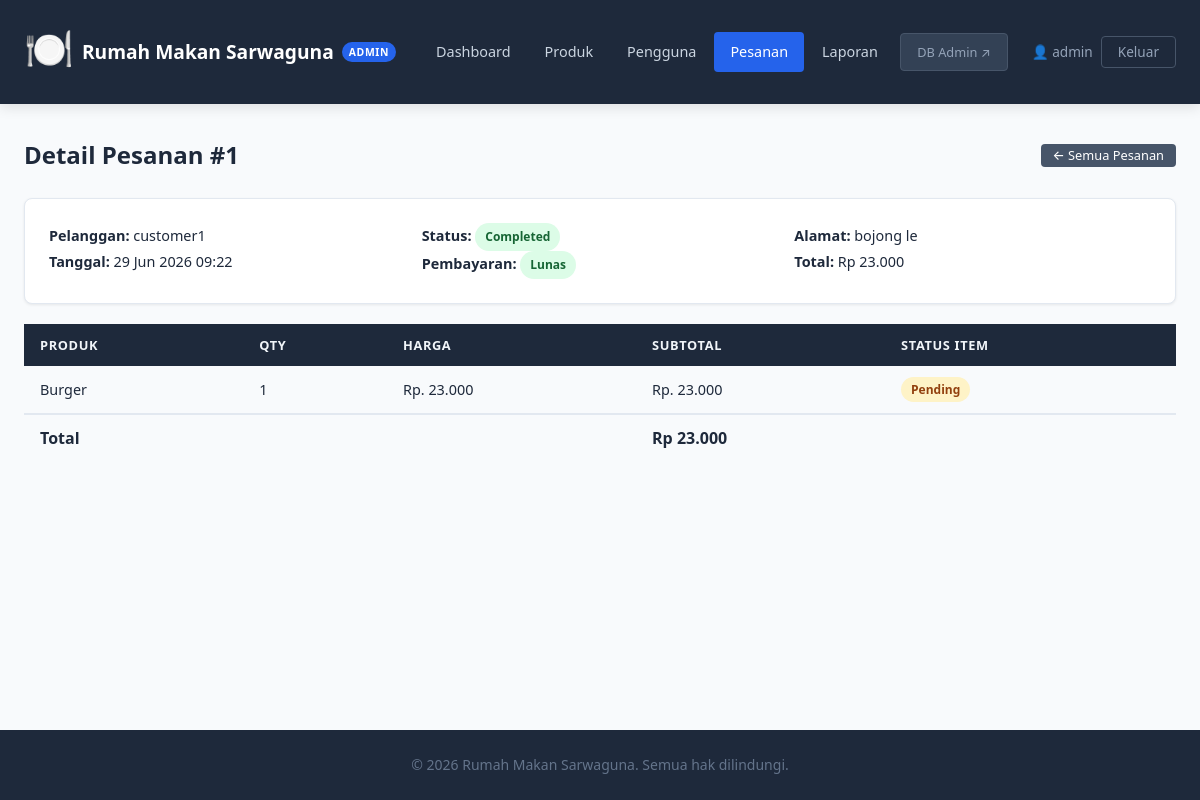
Page /account/orders-admin.php?view=1 (signed in) on the committed database.
### tables this page shows
CREATE TABLE `users` (
  `id` int(11) NOT NULL,
  `role` enum('customer','admin') NOT NULL DEFAULT 'customer',
  `name` varchar(100) NOT NULL,
  `username` varchar(50) NOT NULL,
  `password` varchar(255) NOT NULL,
  `email` varchar(100) DEFAULT NULL,
  `address` text DEFAULT NULL,
  `phone` varchar(20) NOT NULL,
  `verified` tinyint(1) NOT NULL DEFAULT 0,
  `deleted` tinyint(1) NOT NULL DEFAULT 0,
  `created_at` timestamp NOT NULL DEFAULT current_timestamp()
);

CREATE TABLE `orders` (
  `id` int(11) NOT NULL,
  `customer_id` int(11) NOT NULL,
  `order_date` datetime NOT NULL DEFAULT current_timestamp(),
  `status` enum('pending','completed') NOT NULL DEFAULT 'pending',
  `total_amount` decimal(10,2) NOT NULL,
  `shipping_address` text NOT NULL,
  `payment_method` enum('bank_transfer','cash','e_wallet') NOT NULL DEFAULT 'cash',
  `payment_status` enum('unpaid','paid','failed') NOT NULL DEFAULT 'unpaid',
  `deleted` tinyint(1) NOT NULL DEFAULT 0
);

CREATE TABLE `order_items` (
  `id` int(11) NOT NULL,
  `order_id` int(11) NOT NULL,
  `product_id` int(11) NOT NULL,
  `quantity` int(11) NOT NULL,
  `price` decimal(10,2) NOT NULL,
  `status` enum('pending','processing','completed','cancelled') NOT NULL DEFAULT 'pending'
);

CREATE TABLE `products` (
  `id` int(11) NOT NULL,
  `category_id` int(11) NOT NULL,
  `name` varchar(100) NOT NULL,
  `description` text DEFAULT NULL,
  `price` decimal(10,2) NOT NULL,
  `stock` int(11) NOT NULL DEFAULT 0,
  `image` longblob DEFAULT NULL,
  `deleted` tinyint(1) NOT NULL DEFAULT 0,
  `created_at` timestamp NOT NULL DEFAULT current_timestamp()
);

### account/includes/config.php (called while the page is built, shortened)
<?php
function getDB() {
    static $conn = null;
    if ($conn === null) {
        $conn = new mysqli(DB_HOST, DB_USER, DB_PASS, DB_NAME);
        $conn->set_charset('utf8mb4');
    }
    return $conn;
}
function getCurrentUser() {
    $conn = getDB();
    $stmt = $conn->prepare("SELECT * FROM users WHERE id = ? AND deleted = 0");
    $stmt->bind_param("i", $_SESSION['user_id']);
    $stmt->execute();
    return $stmt->get_result()->fetch_assoc();
}

### account/includes/functions.php (called while the page is built, shortened)
<?php
require_once 'config.php';
function getOrder($id) {
    $conn = getDB();
    $stmt = $conn->prepare("SELECT o.*, u.name as customer_name, u.email, u.phone
                            FROM orders o
                            JOIN users u ON o.customer_id = u.id
                            WHERE o.id = ? AND o.deleted = 0");
    $stmt->bind_param("i", $id);
    $stmt->execute();
    return $stmt->get_result()->fetch_assoc();
}
function getOrderItems($order_id) {
    $conn = getDB();
    $stmt = $conn->prepare("SELECT oi.*, p.name, p.image
                            FROM order_items oi
                            JOIN products p ON oi.product_id = p.id
                            WHERE oi.order_id = ?");
    $stmt->bind_param("i", $order_id);
    $stmt->execute();
    return $stmt->get_result()->fetch_all(MYSQLI_ASSOC);
}
?>

### account/orders-admin.php (the view, shortened to what this page needs)
<?php
require_once 'includes/config.php';
require_once 'includes/functions.php';
$user   = getCurrentUser();
$view_id = isset($_GET['view']) ? (int)$_GET['view'] : 0;
$view_order       = null;
$view_order_items = [];
if ($view_id) {
    $view_order       = getOrder($view_id);
    $view_order_items = $view_order ? getOrderItems($view_id) : [];
}
?>
<!DOCTYPE html>
<html lang="id">
<head>
    <link rel="stylesheet" href="../assets/css/style.css">
</head>
<body>
<?php include 'includes/nav_admin.php'; ?>
<main>
    <section class="section">
        <div class="container">
            <?php if ($view_order): ?>
                <div class="page-header">
                    <h2>Detail Pesanan #<?= $view_id ?></h2>
                    <a href="orders-admin.php" class="btn btn-secondary btn-sm">← Semua Pesanan</a>
                </div>
                <div class="card" style="margin-bottom:20px">
                    <div class="order-info-grid">
                        <div>
                            <p><strong>Pelanggan:</strong> <?= htmlspecialchars($view_order['customer_name']) ?></p>
                            <p><strong>Tanggal:</strong> <?= date('d M Y H:i', strtotime($view_order['order_date'])) ?></p>
                        </div>
                        <div>
                            <p><strong>Status:</strong> <span class="badge badge--<?= $view_order['status'] ?>"><?= ucfirst($view_order['status']) ?></span></p>
                            <p><strong>Pembayaran:</strong> <span class="badge badge--<?= $view_order['payment_status'] === 'paid' ? 'success' : 'warning' ?>"><?= $view_order['payment_status'] === 'paid' ? 'Lunas' : 'Belum Bayar' ?></span></p>
                        </div>
                        <div>
                            <p><strong>Alamat:</strong> <?= htmlspecialchars($view_order['shipping_address']) ?></p>
                            <p><strong>Total:</strong> Rp <?= number_format($view_order['total_amount'], 0, ',', '.') ?></p>
                        </div>
                    </div>
                </div>
                <div class="table-wrapper">
                    <table class="data-table">
                        <thead><tr><th>Produk</th><th>Qty</th><th>Harga</th><th>Subtotal</th><th>Status Item</th></tr></thead>
                        <tbody>
                            <?php foreach ($view_order_items as $item): ?>
                                <tr>
                                    <td><?= htmlspecialchars($item['name']) ?></td>
                                    <td><?= $item['quantity'] ?></td>
                                    <td>Rp. <?= number_format($item['price'], 0, ',', '.') ?></td>
                                    <td>Rp. <?= number_format($item['quantity'] * $item['price'], 0, ',', '.') ?></td>
                                    <td><span class="badge badge--<?= $item['status'] ?>"><?= ucfirst($item['status']) ?></span></td>
                                </tr>
                            <?php endforeach; ?>
                        </tbody>
                        <tfoot>
                            <tr class="total-row">
                                <td colspan="3"><strong>Total</strong></td>
                                <td colspan="2"><strong>Rp <?= number_format($view_order['total_amount'], 0, ',', '.') ?></strong></td>
                            </tr>
                        </tfoot>
                    </table>
                </div>
            <?php endif; ?>
        </div>
    </section>
</main>
<?php include 'includes/footer.php'; ?>
</body>
</html>

### account/includes/nav_admin.php
<header class="header">
    <div class="container">
        <div class="header-content">
            <div class="brand">
                <span class="brand-icon">🍽️</span>
                <span class="brand-name"><?= SITE_NAME ?></span>
                <span class="role-badge role-badge--admin">Admin</span>
            </div>
            <nav class="nav">
                <a href="admin.php" <?= basename($_SERVER['PHP_SELF']) === 'admin.php' ? 'class="active"' : '' ?>>Dashboard</a>
                <a href="manage-products.php" <?= basename($_SERVER['PHP_SELF']) === 'manage-products.php' ? 'class="active"' : '' ?>>Produk</a>
                <a href="manage-users.php" <?= basename($_SERVER['PHP_SELF']) === 'manage-users.php' ? 'class="active"' : '' ?>>Pengguna</a>
                <a href="orders-admin.php" <?= basename($_SERVER['PHP_SELF']) === 'orders-admin.php' ? 'class="active"' : '' ?>>Pesanan</a>
                <a href="reports.php" <?= basename($_SERVER['PHP_SELF']) === 'reports.php' ? 'class="active"' : '' ?>>Laporan</a>
                <a href="http://localhost/phpmyadmin" target="_blank" class="btn-db">DB Admin ↗</a>
            </nav>
            <div class="header-user">
                <span>👤 <?= htmlspecialchars($user['name']) ?></span>
                <a href="logout.php" class="btn-logout">Keluar</a>
            </div>
        </div>
    </div>
</header>

### rows in the picture
users: name "admin"
orders: users.name "customer1", order_date "29 Jun 2026 09:22", status "Completed", shipping_address "bojong le", total_amount "23.000"
order_items: product.name "Burger", quantity "1", price "23.000", $item['quantity'] * $item['price'] "23.000", status "Pending"

### other values in the picture
SITE_NAME "Rumah Makan Sarwaguna"
$view_id "1"
